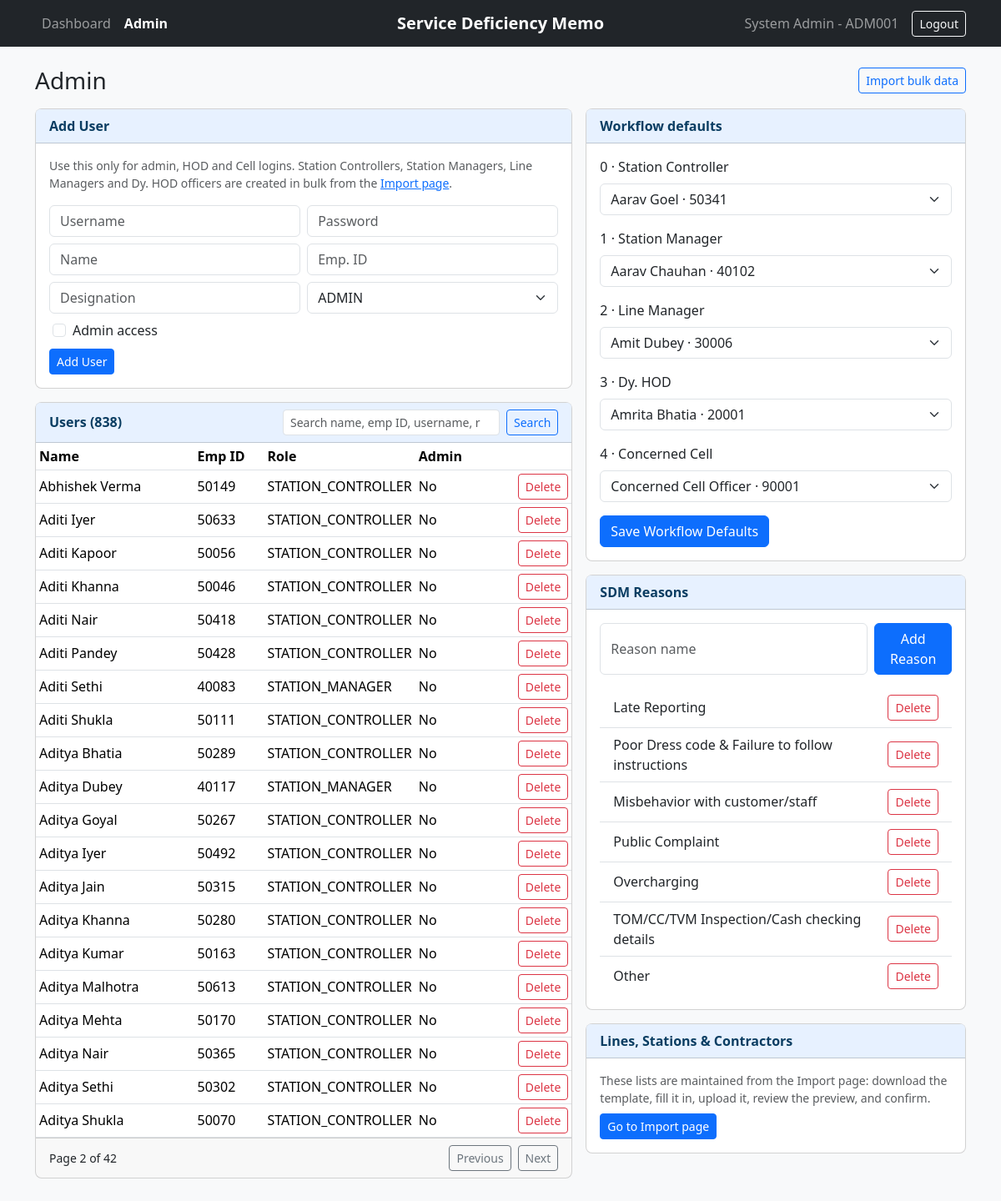
The app's page /admin?q=&page=2 (signed in) with its own data.
### tables this page shows
CREATE TABLE users (
            id INTEGER PRIMARY KEY AUTOINCREMENT,
            username TEXT NOT NULL UNIQUE,
            password_hash TEXT NOT NULL,
            name TEXT NOT NULL,
            emp_id TEXT NOT NULL UNIQUE,
            designation TEXT NOT NULL,
            role TEXT NOT NULL,
            line_id INTEGER,
            superior_id INTEGER,
            is_admin INTEGER NOT NULL DEFAULT 0,
            is_active INTEGER NOT NULL DEFAULT 1,
            created_at TEXT NOT NULL
        );

CREATE TABLE workflow_stages (
            step_index INTEGER PRIMARY KEY,
            role TEXT NOT NULL UNIQUE,
            label TEXT NOT NULL,
            default_user_id INTEGER,
            is_enabled INTEGER NOT NULL DEFAULT 1
        );

CREATE TABLE reasons (
            id INTEGER PRIMARY KEY AUTOINCREMENT,
            code TEXT NOT NULL UNIQUE,
            name TEXT NOT NULL,
            needs_public_complaint INTEGER NOT NULL DEFAULT 0,
            needs_overcharging_status INTEGER NOT NULL DEFAULT 0,
            needs_inspection_details INTEGER NOT NULL DEFAULT 0,
            is_active INTEGER NOT NULL DEFAULT 1
        );

### app/admin.py (the view)
@bp.route("/admin")
@admin_required
def admin_index():
    per_page = 20
    q = (request.args.get("q") or "").strip()
    page = max(1, request.args.get("page", 1, type=int) or 1)
    where = "WHERE is_active IS TRUE"
    params = []
    if q:
        where += " AND (name LIKE ? OR emp_id LIKE ? OR username LIKE ? OR role LIKE ?)"
        like = f"%{q}%"
        params = [like, like, like, like]
    total = db.query_one(f"SELECT COUNT(*) AS n FROM users {where}", tuple(params))["n"]
    total_pages = max(1, (total + per_page - 1) // per_page)
    page = min(page, total_pages)
    users = db.query_all(
        f"SELECT * FROM users {where} ORDER BY name, emp_id LIMIT ? OFFSET ?",
        tuple(params) + (per_page, (page - 1) * per_page),
    )
    stages = workflow.enabled_stages()
    stage_users = {}
    for stage in stages:
        stage_users[stage["role"]] = db.query_all(
            "SELECT id, name, emp_id FROM users WHERE role = ? AND is_active IS TRUE ORDER BY name, emp_id",
            (stage["role"],),
        )
    reasons = db.query_all("SELECT * FROM reasons ORDER BY id")
    return render_template(
        "admin/index.html",
        users=users,
        stages=stages,
        stage_users=stage_users,
        reasons=reasons,
        q=q,
        page=page,
        total_pages=total_pages,
        total=total,
    )

### app/auth.py (called while the page is built)
@bp.before_app_request
def load_logged_in_user():
    user_id = session.get("user_id")
    if user_id is None:
        g.user = None
    else:
        g.user = db.query_one("SELECT * FROM users WHERE id = ? AND is_active IS TRUE", (user_id,))

def admin_required(view):
    @wraps(view)
    def wrapped_view(**kwargs):
        if g.user is None:
            return redirect(url_for("auth.login"))
        if not g.user["is_admin"]:
            flash("Admin access is required.", "warning")
            return redirect(url_for("index"))
        return view(**kwargs)
    return wrapped_view

### app/db.py (called while the page is built)
def get_backend():
    return "postgres" if current_app.config.get("DATABASE_URL") else "sqlite"

def connect():
    if get_backend() == "postgres":
        import psycopg
        raw = psycopg.connect(current_app.config["DATABASE_URL"], row_factory=psycopg.rows.dict_row)
        return _BackendConnection(raw, "postgres")
    raw = sqlite3.connect(current_app.config["DATABASE"])
    raw.row_factory = sqlite3.Row
    raw.execute("PRAGMA foreign_keys = ON")
    return _BackendConnection(raw, "sqlite")

def get_db():
    if "db" not in g:
        g.db = connect()
    return g.db

def query_one(sql, params=()):
    return get_db().execute(sql, params).fetchone()

def query_all(sql, params=()):
    return get_db().execute(sql, params).fetchall()

    def _convert_sql(self, sql):
        if self._backend == "postgres" and "?" in sql:
            return sql.replace("?", "%s")
        return sql

    def execute(self, sql, params=()):
        return self._raw.execute(self._convert_sql(sql), params)

    def __getattr__(self, name):
        return getattr(self._raw, name)

### app/workflow.py (called while the page is built)
def enabled_stages():
    return db.query_all(
        """
        SELECT ws.*, u.name AS default_user_name
        FROM workflow_stages ws
        LEFT JOIN users u ON u.id = ws.default_user_id
        WHERE ws.is_enabled IS TRUE
        ORDER BY ws.step_index
        """
    )

### app/templates/admin/index.html (shortened to what this page needs)
{% extends "base.html" %}
{% block content %}
<div class="d-flex justify-content-between align-items-center mb-3">
    <h1 class="h3 mb-0">Admin</h1>
    <a class="btn btn-outline-primary btn-sm" href="{{ url_for('admin.master_import_page') }}">Import bulk data</a>
</div>
<div class="row g-3">
    <div class="col-lg-7">
        <div class="card mb-3">
            <div class="card-header">Add User</div>
            <div class="card-body">
                <p class="text-muted small mb-3">
                    Use this only for admin, HOD and Cell logins. Station Controllers, Station Managers, Line
                    Managers and Dy. HOD officers are created in bulk from the <a href="{{ url_for('admin.master_import_page') }}">Import page</a>.
                </p>
                <form method="post" action="{{ url_for('admin.add_user') }}" class="row g-2">
                    <div class="col-md-6"><input class="form-control" name="username" placeholder="Username" required></div>
                    <div class="col-md-6"><input class="form-control" type="password" name="password" placeholder="Password" required></div>
                    <div class="col-md-6"><input class="form-control" name="name" placeholder="Name" required></div>
                    <div class="col-md-6"><input class="form-control" name="emp_id" placeholder="Emp. ID" required></div>
                    <div class="col-md-6"><input class="form-control" name="designation" placeholder="Designation" required></div>
                    <div class="col-md-6">
                        <select class="form-select" name="role" required>
                            {% for role in ['ADMIN','HOD','CONCERNED_CELL'] %}
                                <option value="{{ role }}">{{ role.replace('_', ' ') }}</option>
                            {% endfor %}
                        </select>
                    </div>
                    <div class="col-md-12 form-check ms-2">
                        <input class="form-check-input" type="checkbox" name="is_admin" id="is_admin">
                        <label class="form-check-label" for="is_admin">Admin access</label>
                    </div>
                    <div class="col-md-12"><button class="btn btn-sm btn-primary">Add User</button></div>
                </form>
            </div>
        </div>
        <div class="card mb-3">
            <div class="card-header d-flex justify-content-between align-items-center">
                <span>Users ({{ total }})</span>
                <form method="get" action="{{ url_for('admin.admin_index') }}" class="d-flex gap-2">
                    <input class="form-control form-control-sm" type="search" name="q" value="{{ q }}" placeholder="Search name, emp ID, username, role…" style="width: 260px;">
                    <button class="btn btn-sm btn-outline-primary">Search</button>
                </form>
            </div>
            <div class="table-responsive">
                <table class="table table-sm align-middle mb-0">
                    <thead><tr><th>Name</th><th>Emp ID</th><th>Role</th><th>Admin</th><th></th></tr></thead>
                    <tbody>
                    {% for user in users %}
                        <tr>
                            <td>{{ user.name }}</td>
                            <td>{{ user.emp_id }}</td>
                            <td>{{ user.role }}</td>
                            <td>{{ 'Yes' if user.is_admin else 'No' }}</td>
                            <td class="text-end">
                                {% if user.id != g.user.id %}
                                    <form method="post" action="{{ url_for('admin.delete_user', user_id=user.id) }}" onsubmit="return confirm('Deactivate {{ user.name }} ({{ user.emp_id }})? The account keeps its history and can be restored later from the Add User form.');">
                                        <button class="btn btn-sm btn-outline-danger">Delete</button>
                                    </form>
                                {% endif %}
                            </td>
                        </tr>
                    {% else %}
                        <tr><td colspan="5" class="text-muted small py-3 text-center">No matching users.</td></tr>
                    {% endfor %}
                    </tbody>
                </table>
            </div>
            {% if total_pages > 1 %}
                <div class="card-footer d-flex justify-content-between align-items-center small">
                    <span>Page {{ page }} of {{ total_pages }}</span>
                    <div class="d-flex gap-2">
                        {% if page > 1 %}
                            <a class="btn btn-sm btn-outline-secondary" href="{{ url_for('admin.admin_index', q=q, page=page-1) }}">Previous</a>
                        {% endif %}
                        {% if page < total_pages %}
                            <a class="btn btn-sm btn-outline-secondary" href="{{ url_for('admin.admin_index', q=q, page=page+1) }}">Next</a>
                        {% endif %}
                    </div>
                </div>
            {% endif %}
        </div>
    </div>
    <div class="col-lg-5">
        <div class="card mb-3">
            <div class="card-header">Workflow defaults</div>
            <div class="card-body">
                <form method="post" action="{{ url_for('admin.update_workflow') }}">
                    {% for stage in stages %}
                        <div class="mb-3">
                            <label class="form-label">{{ stage.step_index }} · {{ stage.label }}</label>
                            <select class="form-select" name="default_user_{{ stage.step_index }}">
                                {% for user in stage_users.get(stage.role, []) %}
                                    <option value="{{ user.id }}" {% if stage.default_user_id == user.id %}selected{% endif %}>{{ user.name }} · {{ user.emp_id }}</option>
                                {% endfor %}
                            </select>
                        </div>
                    {% endfor %}
                    <button class="btn btn-primary">Save Workflow Defaults</button>
                </form>
            </div>
        </div>
        <div class="card mb-3">
            <div class="card-header">SDM Reasons</div>
            <div class="card-body">
                <form method="post" action="{{ url_for('admin.add_reason') }}" class="d-flex gap-2 mb-3">
                    <input class="form-control" name="name" placeholder="Reason name" required>
                    <button class="btn btn-primary">Add Reason</button>
                </form>
                <ul class="list-group list-group-flush">
                    {% for reason in reasons %}
                        <li class="list-group-item d-flex justify-content-between align-items-center">
                            <span>{{ reason.name }}</span>
                            <form method="post" action="{{ url_for('admin.delete_reason', reason_id=reason.id) }}" onsubmit="return confirm('Delete the reason "{{ reason.name }}"?');">
                                <button class="btn btn-sm btn-outline-danger">Delete</button>
                            </form>
                        </li>
                    {% endfor %}
                </ul>
            </div>
        </div>
        <div class="card">
            <div class="card-header">Lines, Stations &amp; Contractors</div>
            <div class="card-body">
                <p class="small text-muted mb-2">
                    These lists are maintained from the Import page: download the template, fill it in, upload it,
                    review the preview, and confirm.
                </p>
                <a class="btn btn-sm btn-primary" href="{{ url_for('admin.master_import_page') }}">Go to Import page</a>
            </div>
        </div>
    </div>
</div>
{% endblock %}

### app/templates/base.html (shortened to what this page needs)
<!doctype html>
<html lang="en">
<head>
    <link href="https://cdn.jsdelivr.net/npm/bootstrap@5.3.3/dist/css/bootstrap.min.css" rel="stylesheet">
    <link rel="stylesheet" href="{{ url_for('static', filename='css/app.css', v='4') }}">
</head>
<body>
<nav class="navbar navbar-expand-lg navbar-dark bg-dark no-print">
    <div class="container position-relative">
        <a class="navbar-brand navbar-brand-centered" href="{{ url_for('index') }}">Service Deficiency Memo</a>
        <div class="collapse navbar-collapse" id="navbarNav">
            {% if g.user %}
                <ul class="navbar-nav me-auto">
                    {% set current_request = request.path %}
                    {% set is_assigned_view = request.args.get('assigned') == '1' %}
                    <li class="nav-item">
                        <a class="nav-link {% if current_request == url_for('main.index') and not is_assigned_view %}active{% endif %}" href="{{ url_for('main.index') }}">Dashboard</a>
                    </li>
                    {% if g.user.is_admin %}
                        <li class="nav-item">
                            <a class="nav-link {% if current_request == url_for('admin.admin_index') %}active{% endif %}" href="{{ url_for('admin.admin_index') }}">Admin</a>
                        </li>
                    {% endif %}
                </ul>
                <span class="navbar-text me-3 text-nowrap">{{ g.user.name }} - {{ g.user.emp_id }}</span>
                <a class="btn btn-outline-light btn-sm" href="{{ url_for('auth.logout') }}">Logout</a>
            {% endif %}
        </div>
    </div>
</nav>
<main class="container py-4">
    {% block content %}{% endblock %}
</main>
</body>
</html>

### app/static/css/app.css (style rules this page uses)
body { background: #f8f9fa; }
.navbar { min-height: 38px; }
.navbar > .container { min-height: 38px; }
.navbar-brand-centered { position: absolute; left: 50%; top: 50%; z-index: 1; margin: 0; padding: 0; font-weight: 700; line-height: 1.5; white-space: nowrap; transform: translate(-50%, -50%); }
.navbar-nav .nav-link.active { font-weight: 600; color: #ffffff !important; }
.table th:nth-child(2), .table td:nth-child(2) { min-width: 84px; width: 84px; }
.table th:nth-child(3), .table td:nth-child(3) { min-width: 110px; width: 110px; }
.card { border-radius: 0.5rem; }
.card-header { background: #e7f1ff; color: #0a3d62; font-weight: 600; }

### records on screen
users: user.name "System Admin", user.emp_id "ADM001"
users: name "Abhishek Verma", emp_id "50149", role "STATION_CONTROLLER", is_admin "No"
users: name "Aditi Iyer", emp_id "50633", role "STATION_CONTROLLER", is_admin "No"
users: name "Aditi Kapoor", emp_id "50056", role "STATION_CONTROLLER", is_admin "No"
users: name "Aditi Khanna", emp_id "50046", role "STATION_CONTROLLER", is_admin "No"
users: name "Aditi Nair", emp_id "50418", role "STATION_CONTROLLER", is_admin "No"
users: name "Aditi Pandey", emp_id "50428", role "STATION_CONTROLLER", is_admin "No"
users: name "Aditi Sethi", emp_id "40083", role "STATION_MANAGER", is_admin "No"
users: name "Aditi Shukla", emp_id "50111", role "STATION_CONTROLLER", is_admin "No"
users: name "Aditya Bhatia", emp_id "50289", role "STATION_CONTROLLER", is_admin "No"
users: name "Aditya Dubey", emp_id "40117", role "STATION_MANAGER", is_admin "No"
users: name "Aditya Goyal", emp_id "50267", role "STATION_CONTROLLER", is_admin "No"
users: name "Aditya Iyer", emp_id "50492", role "STATION_CONTROLLER", is_admin "No"
users: name "Aditya Jain", emp_id "50315", role "STATION_CONTROLLER", is_admin "No"
users: name "Aditya Khanna", emp_id "50280", role "STATION_CONTROLLER", is_admin "No"
users: name "Aditya Kumar", emp_id "50163", role "STATION_CONTROLLER", is_admin "No"
users: name "Aditya Malhotra", emp_id "50613", role "STATION_CONTROLLER", is_admin "No"
users: name "Aditya Mehta", emp_id "50170", role "STATION_CONTROLLER", is_admin "No"
users: name "Aditya Nair", emp_id "50365", role "STATION_CONTROLLER", is_admin "No"
users: name "Aditya Sethi", emp_id "50302", role "STATION_CONTROLLER", is_admin "No"
users: name "Aditya Shukla", emp_id "50070", role "STATION_CONTROLLER", is_admin "No"
workflow_stages: step_index "0", label "Station Controller"
workflow_stages: step_index "1", label "Station Manager"
workflow_stages: step_index "2", label "Line Manager"
workflow_stages: step_index "3", label "Dy. HOD"
workflow_stages: step_index "4", label "Concerned Cell", default_user+role+step_index "Concerned Cell Officer · 90001"
reasons: name "Late Reporting"
reasons: name "Poor Dress code & Failure to follow instructions"
reasons: name "Misbehavior with customer/staff"
reasons: name "Public Complaint"
reasons: name "Overcharging"
reasons: name "TOM/CC/TVM Inspection/Cash checking details"
reasons: name "Other"

### other values on screen
{{ total }} "838"
{{ page }} "2"
{{ total_pages }} "42"
form field role "ADMIN"
form field value "Aarav Goel · 50341"
form field value "Aarav Chauhan · 40102"
form field value "Amit Dubey · 30006"
form field value "Amrita Bhatia · 20001"
